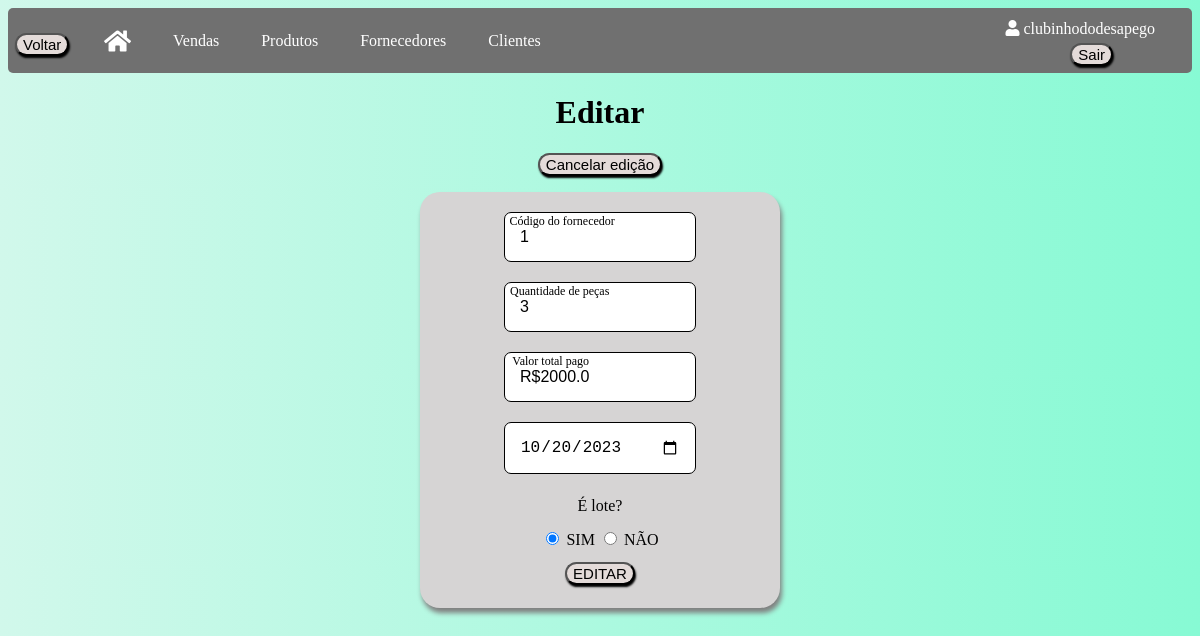
Page /editarcompras/1 (signed in) on the committed database.
### app/models/tables.py (models this page shows, shortened)
class Usuario(db.Model, UserMixin):
    __tablename__ = "usuarios"
    id = db.Column(db.Integer, primary_key=True, autoincrement=True)
    nome_brecho = db.Column(db.String(100))
    email = db.Column(db.String(84), unique=True)
    usuario = db.Column(db.String(80), unique=True)
    senha = db.Column(db.String(128))
    clientes = db.relationship("Cliente", backref="usuario")
    produtos = db.relationship("Produto", backref="usuario")
    fornecedores = db.relationship("Fornecedor", backref="usuario")
    compras = db.relationship("Compra", backref="usuario")
    vendas = db.relationship("Venda", backref="usuario")

class Compra(db.Model):
    __tablename__ = "compras"
    id = db.Column(db.Integer, primary_key=True, autoincrement=True)
    id_fornecedor = db.Column(db.Integer, db.ForeignKey('fornecedores.id'))
    qtd_pecas = db.Column(db.Integer)
    lote = db.Column(db.String(3))
    val_total_pg = db.Column(db.Float)
    dta_compra = db.Column(db.Date)
    id_usuario = db.Column(db.Integer, db.ForeignKey('usuarios.id'))
    fornecedor = db.relationship('Fornecedor', foreign_keys=id_fornecedor)

### app/default.py (the view, shortened to what this page needs)
@login_required
@app.route("/editarcompras/<int:id>", methods=['GET', 'POST'])
def editar_compras(id):
    compras = Compra.query.filter_by(id=id, id_usuario=current_user.id).first()
    if compras is None:
        return jsonify({"error": "Compra não encontrada"}), 404
    return render_template("editarcompras.html", compras=compras)

### app/default.py (called while the page is built)
@login_manager.user_loader
def load_user(id_usuario):
    return Usuario.query.get(int(id_usuario))

### app/templates/editarcompras.html (shortened to what this page needs)
<!DOCTYPE html>
<html lang="en">
<head>
    <link rel="stylesheet" type="text/css" href="{{ url_for('static', filename='css/compras.css') }}">
    <link rel="stylesheet" href="https://cdnjs.cloudflare.com/ajax/libs/font-awesome/5.15.3/css/all.min.css">
</head>
<body>
    <div class="usuario-logado"><i class="fas fa-user"></i> {{ current_user.usuario }}</div>
    <div class="logout">
        <form method="POST" action="{{ url_for('logout') }}">
            <button class="button" type="submit">Sair</button>
        </form>
    </div>
    <div class="navbar">
        <button onclick="window.history.back()" class="button button_voltar">Voltar</button>
        <a href="/home"><i class="fas fa-home icone-casa"></i></a>
        <a href="/vendas">Vendas</a>
        <a href="/produtos">Produtos</a>
        <a href="/fornecedores">Fornecedores</a>
        <a href="/clientes">Clientes</a>
    </div>
    <h1 class="titulo">Editar</h1>
    <button onclick="location.href='/compras'" class="button_adc">Cancelar edição</button>
    <div id="container-login" class="compras-section">
        <form method="POST" action="{{ url_for('editar_compras', id=compras.id) }}">
            <section id="compras">
                <div class="input-container">
                    <input type="number" name="id_fornecedor" value="{{ compras.id_fornecedor }}" class="input-field" required>
                    <label for="id_fornecedor" class="input-label">Código do fornecedor</label>
                </div>
                <div class="input-container">
                    <input type="number" name="qtd_pecas" value="{{ compras.qtd_pecas }}" class="input-field" required>
                    <label for="qtd_pecas" class="input-label">Quantidade de peças</label>
                </div>
                <div class="input-container">
                    <input type="text" name="val_total_pg" value="R${{ compras.val_total_pg }}" class="input-field formatar-reais" required>
                    <label for="val_total_pg" class="input-label">Valor total pago</label>
                </div>
                <div class="input-container">
                    <input type="date" name="dta_compra" value="{{ compras.dta_compra }}" class="input-field" required>
                </div>
                <div class="checkbox-group">
                    <label for="lote">É lote?</label>
                    <input type="radio" name="lote" value="SIM" {% if compras.lote == "SIM" %}checked{% endif %} required> SIM
                    <input type="radio" name="lote" value="NÃO" {% if compras.lote == "NÃO" %}checked{% endif %} required> NÃO
                </div>
                <div class="div-btn">
                    <input type="submit" class="button" value="EDITAR"id="btnCadastrar"></input>
                </div>
            </section>
        </form>
    </div>
</body>
</html>

### app/static/css/compras.css (style rules this page uses)
body { background: linear-gradient(to right, #d1f8eb, #87fad4); }
.usuario-logado { position: absolute; top: 20px; right: 45px; color: white; }
.logout { position: absolute; top: 43px; right: 87px; }
.button_voltar { position: absolute; top: 33px; left: 15px; }
.button { font-size: 15px; margin-bottom: 13px; background-color: #e4dbd9; cursor: pointer; transition: background-color 0.3s ease; border-radius: 20px; box-shadow: 1px 2px 2px black; }
.navbar { overflow: hidden; background-color: #707070; height: 65px; border-radius: 5px; }
.navbar a { float: left; display: flex; align-items: center; color: white; text-align: center; padding: 0px 16px; text-decoration: none; height: 100%; margin-left: 80px; margin-right: -70px; }
.icone-casa { font-size: 24px; }
.titulo { text-align: center; }
.button_adc { font-size: 15px; margin: 13px auto; background-color: #e4dbd9; cursor: pointer; transition: background-color 0.3s ease; border-radius: 20px; box-shadow: 1px 2px 2px black; display: flex; align-items: center; }
.compras-section { background-color:#d6d4d4; line-height: 1.5; text-align: center; border-radius: 20px; width: 30%; position: absolute; top: 50%; left: 50%; transform: translate(-50%, -50%); box-shadow: 2px 5px 5px grey; }
.input-container { position: relative; margin: 20px; }
.input-field { width: 50%; padding: 15px; border: 1px solid #000000; border-radius: 7px; font-size: 16px; }
.input-label { position: absolute; top: 20%; left: 25%; transform: translateX(-10%); pointer-events: none; transition: 0.2s ease-out; color: #8f8e8e; }
.input-field:focus + .input-label, .input-field:valid + .input-label { top: 0; font-size: 12px; color: #000000; }
.div-btn { padding: 10px; }
.checkbox-group { text-align: center; }
.checkbox-group label { display: block; text-align: center; margin-bottom: 10px; }
a { text-decoration: none; color: #000; }

### rows in the picture
Usuario: usuario "clubinhododesapego"
Compra: id_fornecedor "1", qtd_pecas "3", val_total_pg "R$2000.0", dta_compra "10/20/2023", lote "☑"
